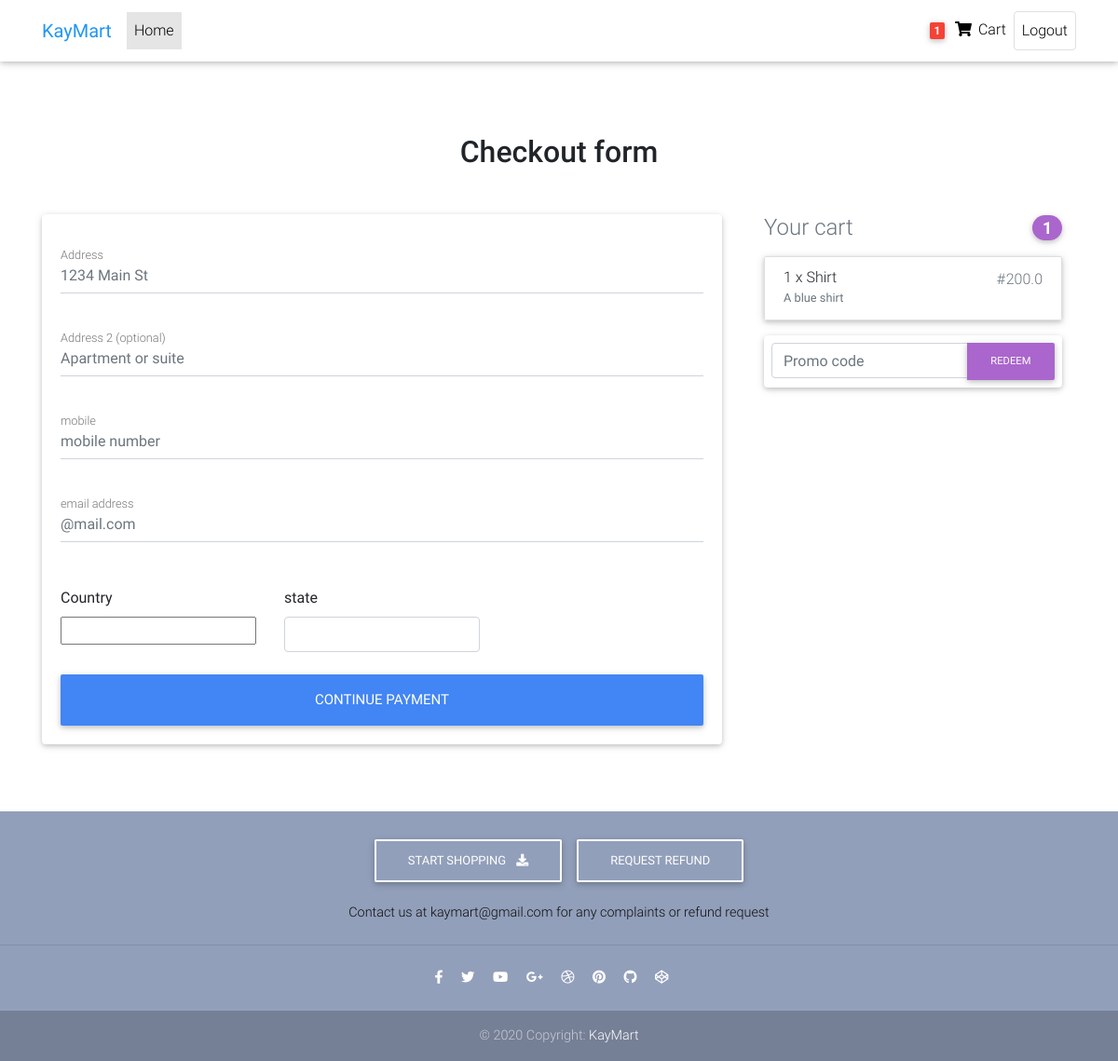
Before: /checkout/ (signed in) with the older database file.
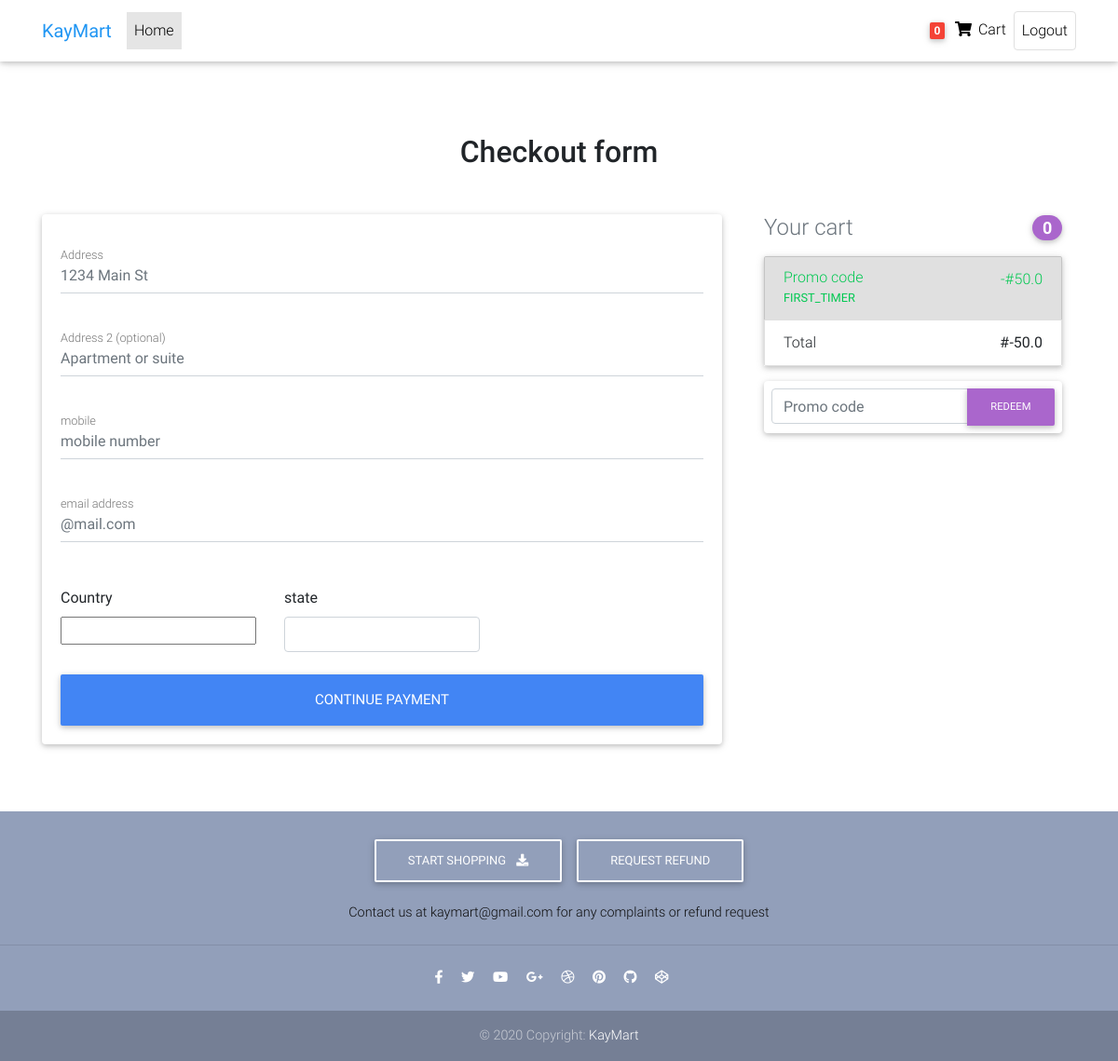
After: the same page with the newer database file.
### ecommerce/models.py (models this page shows, shortened)
class Order(models.Model):
    user = models.ForeignKey(User, on_delete=models.CASCADE)
    ref_code = models.CharField(max_length=20)
    items = models.ManyToManyField(OrderItem)
    start_date = models.DateTimeField(auto_now_add=True)
    created_date = models.DateTimeField()
    ordered = models.BooleanField(default=False)
    address = models.ForeignKey('Address', on_delete=models.SET_NULL, blank=True, null=True)
    payment = models.ForeignKey('Payment', on_delete=models.SET_NULL, blank=True, null=True)
    coupon = models.ForeignKey('Coupon', on_delete=models.SET_NULL, blank=True, null=True)
    being_delivered = models.BooleanField(default=False)
    received = models.BooleanField(default=False)
    refund_requested = models.BooleanField(default=False)
    refund_granted = models.BooleanField(default=False)
    def get_total(self):
        total = 0
        for order_item in self.items.all():
            total += order_item.get_final_price()
        if self.coupon:
            total -= self.coupon.amount
        return total

class OrderItem(models.Model):
    user = models.ForeignKey(User, on_delete=models.CASCADE)
    ordered = models.BooleanField(default=False)
    item = models.ForeignKey('Item', on_delete=models.CASCADE)
    quantity = models.IntegerField(default=1)
    def get_total_item_price(self):
        return self.quantity * self.item.price
    def get_final_price(self):
        if self.item.discount_price:
            return self.get_total_item_discount_price()
        else:
            return self.get_total_item_price()

class Item(models.Model):
    title = models.CharField(max_length=100)
    price = models.FloatField()
    discount_price = models.FloatField(blank=True, null=True)
    category = models.CharField(max_length=15, choices=CATEGORY_CHOICES)
    label = models.CharField(max_length=15, choices=LABEL_CHOICES)
    slug = models.SlugField()
    description = models.TextField()
    image = CloudinaryField('image')

class Coupon(models.Model):
    code = models.CharField(max_length=20)
    amount = models.FloatField()

### ecommerce/views.py (the view, shortened to what this page needs)
# urls.py: path('checkout/', CheckOutView.as_view(), name='check-out'),
class CheckOutView(LoginRequiredMixin ,View):
    def get(self, *args, **kwargs):
        try:
            form = CheckoutForm()
            order = Order.objects.get(user=self.request.user, ordered=False)
            context = {
                'form': form,
                'coupon_form': CouponForm(),
                'order': order,
                'DISPLAY_COUPON_FORM': True
            }
            return render(self.request, 'ecommerce/checkout-page.html', context)
        except ObjectDoesNotExist:
            messages.info(self.request, 'You do not have an active order')
            return redirect('check-out')

### ecommerce/forms.py
class CheckoutForm(forms.Form):
    street_address = forms.CharField()
    apartment_address = forms.CharField(required=False)
    mobile = forms.CharField(max_length=15)
    email = forms.EmailField()
    country = CountryField(blank_label='select country').formfield(widget=CountrySelectWidget(attrs={
        'class': 'custom-select d-block w-100'
    }))
    state = forms.CharField()

class CouponForm(forms.Form):
    code = forms.CharField(widget=forms.TextInput(attrs={
        'class': 'form-control',
        'placeholder': 'Promo code',
        'aria-label': "Recipient's username",
        'aria-describedby': 'basic-addon2'
    }))

### ecommerce/templatetags/cart_template_tags.py (called while the page is built)
@register.filter
def cart_item_count(user):
    if user.is_authenticated:
        qs = Order.objects.filter(user=user, ordered=False)
        if qs.exists():
            return qs[0].items.count()
    return 0

### ecommerce/templates/ecommerce/checkout-page.html (shortened to what this page needs)
{% extends 'ecommerce/base.html' %}
{% block content %}
  <main class="pt-4">
    <div class="container wow fadeIn">
      <h2 class="my-5 h2 text-center">Checkout form</h2>
      <div class="row">
        <div class="col-md-8 mb-4">
          <div class="card">
            <form class="card-body" method="POST"> {% csrf_token %}
              <div class="md-form mb-5">
                <input type="text" class="form-control" id="street_address" name="street_address" placeholder="1234 Main St">
                <label for="street_address" class="">Address</label>
              </div>
              <div class="md-form mb-5">
                <input type="text" id="apartment_address" name="apartment_address" class="form-control" placeholder="Apartment or suite">
                <label for="apartment_address" class="">Address 2 (optional)</label>
              </div>
            <div class="md-form mb-5">
                <input type="text" id="mobile" name="mobile" class="form-control" placeholder="mobile number">
                <label for="mobile" class="">mobile</label>
              </div>
            <div class="md-form mb-5">
                <input type="text" id="email" name="email" class="form-control" placeholder="@mail.com">
                <label for="email" class="">email address</label>
              </div>
              <div class="row">
                <div class="col-lg-4 col-md-12 mb-4">
                  <label for="country">Country</label>
                    {{ form.country }}
                </div>
                <div class="col-lg-4 col-md-6 mb-4">
                  <label for="state">state</label>
                  <input type="text" class="form-control" id="state" name="state" placeholder="" required>
                </div>
              </div>
              <button class="btn btn-primary btn-lg btn-block" type="submit">Continue Payment</button>
            </form>
          </div>
        </div>
        <div class="col-md-4 mb-4">
        {% include 'ecommerce/order-snippet.html' %}
        </div>
      </div>
    </div>
  </main>
{% endblock %}

### ecommerce/templates/ecommerce/navbar.html (shortened to what this page needs)
{% load cart_template_tags %}
  <nav class="navbar fixed-top navbar-expand-lg navbar-light white scrolling-navbar">
    <div class="container">
      <a class="navbar-brand waves-effect" href="{% url 'home' %}">
        <strong class="blue-text">KayMart</strong>
      </a>
      <div class="collapse navbar-collapse" id="navbarSupportedContent">
        <ul class="navbar-nav mr-auto">
          <li class="nav-item active">
            <a class="nav-link waves-effect" href="{% url 'home' %}">Home
            </a>
          </li>
        </ul>
        <ul class="navbar-nav nav-flex-icons">
            {% if request.user.is_authenticated %}
          <li class="nav-item">
            <a class="nav-link waves-effect" href="{% url 'order-summary' %}">
              <span class="badge red z-depth-1 mr-1"> {{ request.user|cart_item_count }} </span>
              <i class="fas fa-shopping-cart"></i>
              <span class="clearfix d-none d-sm-inline-block"> Cart </span>
            </a>
          </li>
          <li class="nav-item">
            <a href="{% url 'logout' %}" class="nav-link border border-light rounded waves-effect">
              Logout
            </a>
          </li>
          {% endif %}
      </div>
    </div>
  </nav>

### ecommerce/templates/ecommerce/order-snippet.html
        <div class="col-md-12 mb-4">
          <h4 class="d-flex justify-content-between align-items-center mb-3">
            <span class="text-muted">Your cart</span>
            <span class="badge badge-secondary badge-pill">{{ order.items.count }}</span>
          </h4>
          <ul class="list-group mb-3 z-depth-1">
              {% for order_item in order.items.all %}
            <li class="list-group-item d-flex justify-content-between lh-condensed">
              <div>
                <h6 class="my-0">{{ order_item.quantity }} x {{ order_item.item.title }}</h6>
                <small class="text-muted">{{ order_item.item.description }}</small>
              </div>
              <span class="text-muted">#{{ order_item.get_final_price }}</span>
            </li>
              {% endfor %}
          {% if order.coupon %}
            <li class="list-group-item d-flex justify-content-between bg-light">
              <div class="text-success">
                <h6 class="my-0">Promo code</h6>
                <small>{{ order.coupon.code }}</small>
              </div>
              <span class="text-success">-#{{ order.coupon.amount }}</span>
            </li>
            <li class="list-group-item d-flex justify-content-between">
              <span>Total </span>
              <strong>#{{ order.get_total }}</strong>
            </li>
          {% endif %}
          </ul>
        {% if DISPLAY_COUPON_FORM %}
          <form class="card p-2" method="POST" action="{% url 'add-coupon' %}"> {% csrf_token %}
            <div class="input-group">
              {{ coupon_form.code }}
                <div class="input-group-append">
                <button class="btn btn-secondary btn-md waves-effect m-0" type="submit">Redeem</button>
              </div>
            </div>
          </form>
        {% endif %}
        </div>

Changed rows visible on the page:
removed OrderItem: quantity "1", item "Shirt", item.description "A blue shirt", get_final_price "200.0"
changed Order: items.count "1" → "0"; coupon_id empty → 1 (drawn); coupon.code (not shown) → "FIRST_TIMER"; coupon.amount (not shown) → "50.0"; get_total (not shown) → "-50.0"
Other visible differences:
{{ request.user|cart_item_count }}: "1" → "0"
text now shown: "Promo code -# Total #"
